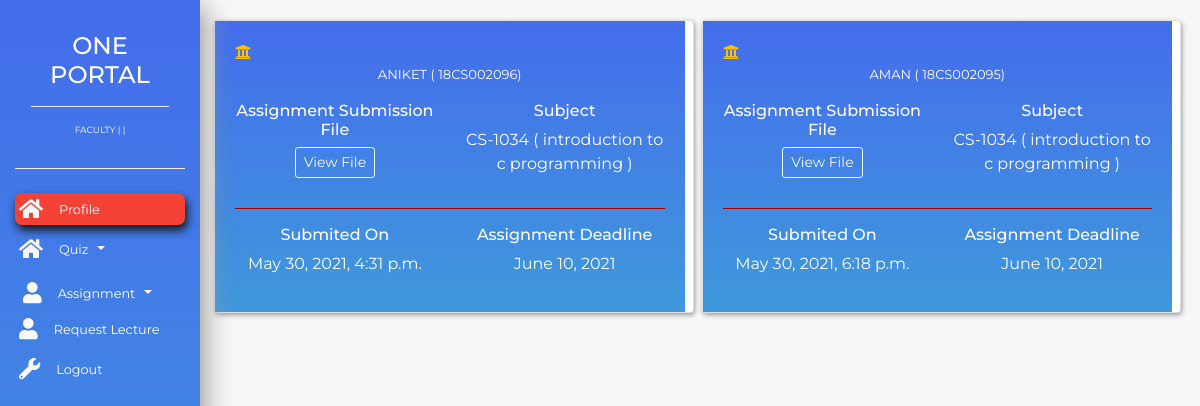
The page /academic/ASSTPROF/lecture/2/viewSubmissions on the database its author committed.
### academics/models.py (models this page shows, shortened)
class assignmentSubmission(models.Model):
    id = models.AutoField(primary_key=True)
    assignment = models.ForeignKey('assignment',on_delete=models.CASCADE)
    submissionFile = models.FileField()
    submitedBy = models.ForeignKey('stud_details',on_delete=models.CASCADE)
    submitedOn = models.DateTimeField(auto_now_add=True)

class stud_details(models.Model):#Student Information
    id = models.AutoField(primary_key=True)
    EnrollmentNumber = models.CharField(max_length=10)
    FullName = models.CharField(max_length=100)
    Department = models.ForeignKey('Department',on_delete=models.CASCADE)
    program = models.ForeignKey('program',on_delete=models.CASCADE)
    BatchYear = models.CharField(max_length=10)
    UniversityEmailID = models.CharField(max_length=100)
    PersonalEmailID = models.CharField(max_length=100)
    Phone = models.BigIntegerField()
    currentSemester = models.IntegerField(blank=True)
    StreetAddress = models.CharField(max_length=100)
    District = models.CharField(max_length=10)
    State = models.CharField(max_length=20)
    PinCode = models.IntegerField()
    LastQualification = models.CharField(max_length=100)

class assignment(models.Model):
    id = models.AutoField(primary_key=True)
    name = models.CharField(max_length=100)
    assignmentFile = models.FileField()
    subject = models.ForeignKey('subjects',on_delete=models.CASCADE)
    startingDate = models.DateField(null=True)
    deadline = models.DateField(null=True)
    createdOn = models.DateTimeField(auto_now_add=True)
    updatedOn = models.DateTimeField(auto_now_add=True)

class subjects(models.Model):
    id = models.AutoField(primary_key=True)
    subjectCode = models.CharField(max_length=10)
    subjectName = models.CharField(max_length=50)
    LessonPlan = models.FileField(upload_to='media')
    Semester = models.IntegerField()
    TaughtBy = models.ForeignKey('faculty' , on_delete=models.CASCADE,blank=True)
    Credit = models.CharField(max_length=10)
    Department = models.ForeignKey('Department', on_delete=models.CASCADE)
    def __str__(self):
        return self.subjectCode

### academics/views.py (the view)
# urls.py: path('ASSTPROF/lecture/<int:id>/viewSubmissions',views.facultyAssignmentSubmissionView),
def facultyAssignmentSubmissionView(request,id):
    dataPacket = assignmentSubmission.objects.filter(assignment=assignment.objects.get(id=id))
    context = {
        'dataPacket':dataPacket,
        'facultyAssignmentSubmissionView' :True
    }
    return render(request,'faculty/assignment.html',context)

### templates/faculty/assignment.html (shortened to what this page needs)
{% load static %}
<!doctype html>
<html lang="en">
<head>
    <link rel="stylesheet" href="https://stackpath.bootstrapcdn.com/bootstrap/4.1.1/css/bootstrap.min.css">
    <link rel="stylesheet" href="{% static 'css/style_dash.css' %}">
</head>
<body>
    <nav class="navbar navbar-expand-lg navbar-light">
        <div class="collapse navbar-collapse" id="navbarSupportedContent">
            <div class="container-fluid">
                <div class="row">
                    <div class="col-xl-2 col-lg-3 col-md-4 sidebar
                            fixed-top">
                        <div class="bottom-border p-3 mt-3">
                            <div class="one-portal bottom-border">
                                <h4 class="text-white text-uppercase
                                        text-center mb-3">One Portal</h4>
                            </div>
                            <div class="info my-3 text-center">
                                <p class="text-center text-white
                                        custom-small">FACULTY | {{data.FacultyID.EmployeeID}} | {{data.Department}}
                                </p>
                            </div>
                        </div>
                        <ul class="navbar-nav flex-column mt-4">
                            <li class="nav-item"><a href="/" class="nav-link
                                        text-white p-1 mb-2 current"><i class="fas fa-home text-light fa-lg
                                            mr-3"></i><small>Profile</small></a></li>
                            <li class="nav-item dropdown">
                                <a class="nav-link dropdown-toggle
                                        text-white p-1 mb-2" href="#" id="navbarDropdown" role="button" data-toggle="dropdown" aria-haspopup="true" aria-expanded="false">
                                    <i class="fas fa-home text-light fa-lg
                                            mr-3"></i><small>Quiz</small>
                                </a>
                            </li>
                            <li class="nav-item dropdown">
                                <a class="nav-link dropdown-toggle text-white" href="#" id="navbarDropdownAssignment" role="button" data-toggle="dropdown" aria-haspopup="true" aria-expanded="false">
                                    <i class="fas fa-user text-light fa-lg mr-3"></i><small>Assignment</small>
                                </a>
                            </li>
                            <li class="nav-item"><a href="lectureRequest" class="nav-link text-white p-1 mb-2
                                        sidebar-link"><i class="fas fa-user
                                            text-light fa-lg mr-3"></i><small>Request
                                        Lecture</small></a></li>
                            <li class="nav-item"><a href="/accounts/logout" class="nav-link text-white p-1 mb-2
                                        sidebar-link"><i class="fas fa-wrench
                                            text-light fa-lg mr-3"></i><small>Logout</small><a></li>
                        </ul>
                    </div>
                </div>
            </div>
        </div>
    </nav>
         {% if facultyAssignmentSubmissionView %}
        <section>
            <div class="container-fluid">
                <div class="col-xl-10 col-sm-6 ml-auto">
                    <div class="row">
                        {% for i in dataPacket %}
                        <div class="col-xl-6 col-sm-6 p-1">
                            <div class="card card-common">
                                <div class="theme-background mr-2">
                                    <div class="card-body">
                                        <div class="justify-content-between">
                                            <i class="fas fa-university
                                            fa-1x text-warning"></i>
                                            <p style="font-size: small;" class="text-center
                                            text-white
                                            text-uppercase">
                                                {{i.submitedBy.FullName}} ( {{i.submitedBy.EnrollmentNumber}})
                                            </p>
                                            <div class="row
                                            text-center">
                                                <div class="col-xl-6
                                                text-white">
                                                    <h6>Assignment Submission File</h6>
                                                    <a href="/media/{{i.submissionFile}}" target="_blank" class="btn btn-outline-light btn-sm">View File</a>
                                                </div>
                                                <div class="col-xl-6
                                                text-white">
                                                    <h6>Subject</h6>
                                                    <p>{{i.assignment.subject}} ( {{i.assignment.subject.subjectName}} )
                                                    </p>
                                                </div>
                                            </div>
                                            <hr color="background:white">
                                            <div class="row text-white
                                            text-center">
                                                <div class="col-xl-6">
                                                    <h6>Submited On</h6>
                                                    <p>{{i.submitedOn}}</p>
                                                </div>
                                                <div class="col-xl-6">
                                                    <h6>Assignment Deadline</h6>
                                                    <p>{{i.assignment.deadline}}</p>
                                                </div>
                                            </div>
                                        </div>
                                    </div>
                                </div>
                            </div>
                        </div>
                        {% endfor %}
                    </div>
                </div>
            </div>
        </section>
        {% endif %}
</body>
</html>

### static/css/style_dash.css (style rules this page uses)
body { font-family: 'Montserrat', sans-serif; background-color: rgb(247, 247, 247); }
.theme-background { background: linear-gradient(180deg, #446DEC, #3F99DB); }
.sidebar { height: 100vh; background: linear-gradient(180deg, #446DEC, #3F99DB); background-position: center; background-repeat: no-repeat; background-size: cover; box-shadow: 5px 7px 25px #999; }
.bottom-border { border-bottom: 1px groove #eee; }
.sidebar-link { transition: all .4s; }
.current { background-color: #f44336; border-radius: 7px; box-shadow: 2px 5px 10px #111; transition: all .3s; }
.card-common { box-shadow: 1px 2px 5px #999; transition: all .4s; }
.custom-small { font-size: xx-small; }

### rows shown on the page
assignmentSubmission: submitedBy.FullName "ANIKET", submitedBy.EnrollmentNumber "18CS002096", assignment.subject "CS-1034", assignment.subject.subjectName "introduction to c programming", submitedOn "May 30, 2021, 4:31 p.m.", assignment.deadline "June 10, 2021"
assignmentSubmission: submitedBy.FullName "AMAN", submitedBy.EnrollmentNumber "18CS002095", assignment.subject "CS-1034", assignment.subject.subjectName "introduction to c programming", submitedOn "May 30, 2021, 6:18 p.m.", assignment.deadline "June 10, 2021"
